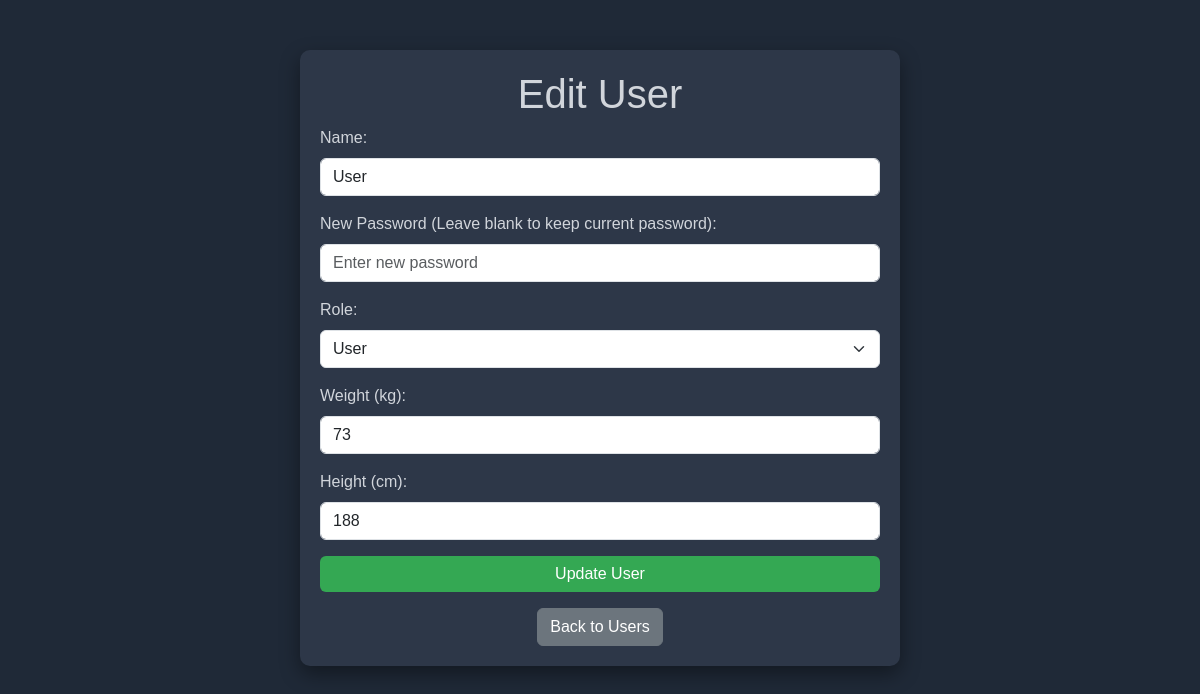
The page /edit_user.php?id=1 (signed in) on the database its author committed.
### tables this page shows
CREATE TABLE `users` (
  `user_id` int(11) NOT NULL,
  `name` varchar(255) DEFAULT NULL,
  `weight` float DEFAULT NULL,
  `height` float DEFAULT NULL,
  `created_at` timestamp NOT NULL DEFAULT current_timestamp(),
  `plan_id` int(11) DEFAULT NULL,
  `password` varchar(255) DEFAULT NULL,
  `role` enum('admin','user') NOT NULL DEFAULT 'user'
);

### edit_user.php (the view, shortened to what this page needs)
<?php
require 'db_connect.php';
$user_id = $_GET['id'];
$sql = "SELECT * FROM Users WHERE user_id = ?";
$stmt = $conn->prepare($sql);
$stmt->bind_param("i", $user_id);
$stmt->execute();
$result = $stmt->get_result();
$user = $result->fetch_assoc();
?>
<!DOCTYPE html>
<html lang="en">
<head>
    <link href="https://cdn.jsdelivr.net/npm/bootstrap@5.3.3/dist/css/bootstrap.min.css" rel="stylesheet">
</head>
<body>
<div class="container">
    <h1 class="text-center">Edit User</h1>
    <form method="POST">
        <div class="mb-3">
            <label class="form-label">Name:</label>
            <input type="text" class="form-control" name="name" value="<?php echo htmlspecialchars($user['name']); ?>" required>
        </div>
        <div class="mb-3">
            <label class="form-label">New Password (Leave blank to keep current password):</label>
            <input type="password" class="form-control" name="password" placeholder="Enter new password">
        </div>
        <div class="mb-3">
            <label class="form-label">Role:</label>
            <select name="role" class="form-select">
                <option value="user" <?php if ($user['role'] == 'user') echo 'selected'; ?>>User</option>
            </select>
        </div>
        <div class="mb-3">
            <label class="form-label">Weight (kg):</label>
            <input type="number" class="form-control" name="weight" value="<?php echo $user['weight'] ?? ''; ?>" step="0.1">
        </div>
        <div class="mb-3">
            <label class="form-label">Height (cm):</label>
            <input type="number" class="form-control" name="height" value="<?php echo $user['height'] ?? ''; ?>" step="0.1">
        </div>
        <button type="submit" class="btn btn-primary w-100">Update User</button>
    </form>
    <div class="text-center mt-3">
        <a href="manage_users.php" class="btn btn-secondary">Back to Users</a>
    </div>
</div>
</body>
</html>

### edit_user.php (style rules this page uses)
body { background-color: #1f2937; color: #d1d5db; font-family: 'Arial', sans-serif; }
.container { max-width: 600px; margin: 50px auto; padding: 20px; background-color: #2d3748; border-radius: 10px; box-shadow: 0 8px 20px rgba(0, 0, 0, 0.4); }
.btn-primary { background-color: #34a853; border: none; }

### rows shown on the page
users: name "User", role "User", weight "73", height "188"
